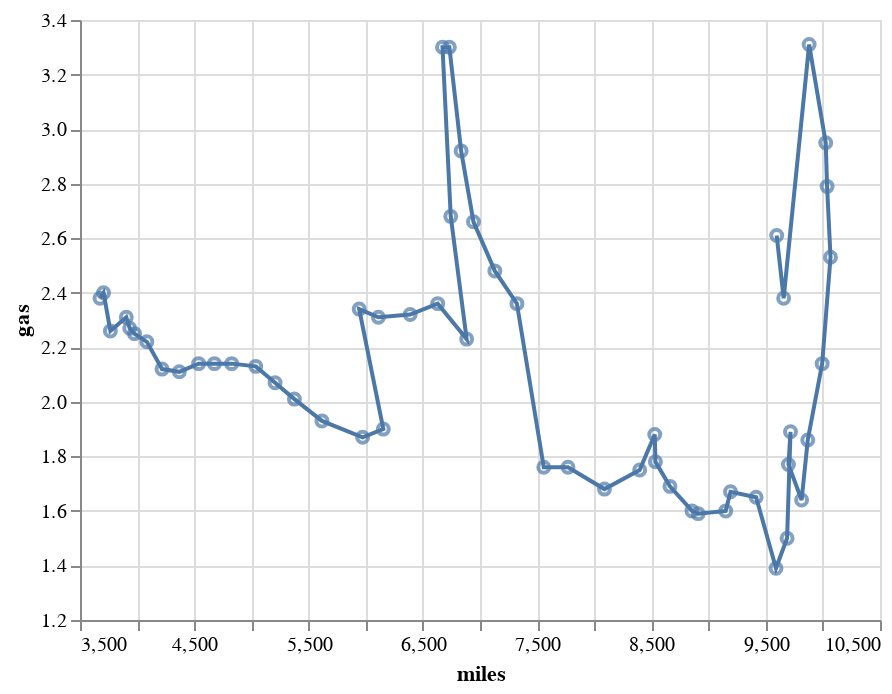

The notebook cell this image was saved under:
### Markdown cell above
## Layer points and lines with custom path

### Code cell
base = alt.Chart(driving).encode(
    alt.X('miles', scale=alt.Scale(zero=False)),
    alt.Y('gas', scale=alt.Scale(zero=False)),
    order='year:T',
)

base.mark_line() + base.mark_point()

### Figure 1 — Vega-Lite specification as saved in the notebook (floating-point values rounded to 4 significant figures)
{"$schema": "https://vega.github.io/schema/vega-lite/v2.json", "config": {"view": {"height": 300, "width": 400}}, "layer": [{"data": {"values": [{"gas": 2.38, "miles": 3675, "side": "left", "year": 1956}, {"gas": 2.4, "miles": 3706, "side": "right", "year": 1957}, {"gas": 2.26, "miles": 3766, "side": "bottom", "year": 1958}, {"gas": 2.31, "miles": 3905, "side": "top", "year": 1959}, {"gas": 2.27, "miles": 3935, "side": "right", "year": 1960}, {"gas": 2.25, "miles": 3977, "side": "bottom", "year": 1961}, {"gas": 2.22, "miles": 4085, "side": "right", "year": 1962}, {"gas": 2.12, "miles": 4218, "side": "bottom", "year": 1963}, {"gas": 2.11, "miles": 4369, "side": "bottom", "year": 1964}, {"gas": 2.14, "miles": 4538, "side": "bottom", "year": 1965}, {"gas": 2.14, "miles": 4676, "side": "top", "year": 1966}, {"gas": 2.14, "miles": 4827, "side": "bottom", "year": 1967}, {"gas": 2.13, "miles": 5038, "side": "right", "year": 1968}, {"gas": 2.07, "miles": 5207, "side": "right", "year": 1969}, {"gas": 2.01, "miles": 5376, "side": "right", "year": 1970}, {"gas": 1.93, "miles": 5617, "side": "bottom", "year": 1971}, {"gas": 1.87, "miles": 5973, "side": "bottom", "year": 1972}, {"gas": 1.9, "miles": 6154, "side": "right", "year": 1973}, {"gas": 2.34, "miles": 5943, "side": "left", "year": 1974}, {"gas": 2.31, "miles": 6111, "side": "bottom", "year": 1975}, {"gas": 2.32, "miles": 6389, "side": "bottom", "year": 1976}, {"gas": 2.36, "miles": 6630, "side": "top", "year": 1977}, {"gas": 2.23, "miles": 6883, "side": "bottom", "year": 1978}, {"gas": 2.68, "miles": 6744, "side": "left", "year": 1979}, {"gas": 3.3, "miles": 6672, "side": "left", "year": 1980}, {"gas": 3.3, "miles": 6732, "side": "right", "year": 1981}, {"gas": 2.92, "miles": 6835, "side": "right", "year": 1982}, {"gas": 2.66, "miles": 6943, "side": "right", "year": 1983}, {"gas": 2.48, "miles": 7130, "side": "right", "year": 1984}, {"gas": 2.36, "miles": 7323, "side": "right", "year": 1985}, {"gas": 1.76, "miles": 7558, "side": "left", "year": 1986}, {"gas": 1.76, "miles": 7770, "side": "top", "year": 1987}, {"gas": 1.68, "miles": 8089, "side": "bottom", "year": 1988}, {"gas": 1.75, "miles": 8397, "side": "left", "year": 1989}, {"gas": 1.88, "miles": 8529, "side": "top", "year": 1990}, {"gas": 1.78, "miles": 8535, "side": "right", "year": 1991}, {"gas": 1.69, "miles": 8662, "side": "right", "year": 1992}, {"gas": 1.6, "miles": 8855, "side": "left", "year": 1993}, {"gas": 1.59, "miles": 8909, "side": "bottom", "year": 1994}, {"gas": 1.6, "miles": 9150, "side": "bottom", "year": 1995}, {"gas": 1.67, "miles": 9192, "side": "top", "year": 1996}, {"gas": 1.65, "miles": 9416, "side": "right", "year": 1997}, {"gas": 1.39, "miles": 9590, "side": "bottom", "year": 1998}, {"gas": 1.5, "miles": 9687, "side": "right", "year": 1999}, {"gas": 1.89, "miles": 9717, "side": "top", "year": 2000}, {"gas": 1.77, "miles": 9699, "side": "left", "year": 2001}, {"gas": 1.64, "miles": 9814, "side": "bottom", "year": 2002}, {"gas": 1.86, "miles": 9868, "side": "right", "year": 2003}, {"gas": 2.14, "miles": 9994, "side": "left", "year": 2004}, {"gas": 2.53, "miles": 10067, "side": "left", "year": 2005}, {"gas": 2.79, "miles": 10037, "side": "right", "year": 2006}, {"gas": 2.95, "miles": 10025, "side": "right", "year": 2007}, {"gas": 3.31, "miles": 9880, "side": "left", "year": 2008}, {"gas": 2.38, "miles": 9657, "side": "bottom", "year": 2009}, {"gas": 2.61, "miles": 9596, "side": "left", "year": 2010}]}, "encoding": {"order": {"field": "year", "type": "temporal"}, "x": {"field": "miles", "scale": {"zero": false}, "type": "quantitative"}, "y": {"field": "gas", "scale": {"zero": false}, "type": "quantitative"}}, "mark": "line"}, {"data": {"values": [{"gas": 2.38, "miles": 3675, "side": "left", "year": 1956}, {"gas": 2.4, "miles": 3706, "side": "right", "year": 1957}, {"gas": 2.26, "miles": 3766, "side": "bottom", "year": 1958}, {"gas": 2.31, "miles": 3905, "side": "top", "year": 1959}, {"gas": 2.27, "miles": 3935, "side": "right", "year": 1960}, {"gas": 2.25, "miles": 3977, "side": "bottom", "year": 1961}, {"gas": 2.22, "miles": 4085, "side": "right", "year": 1962}, {"gas": 2.12, "miles": 4218, "side": "bottom", "year": 1963}, {"gas": 2.11, "miles": 4369, "side": "bottom", "year": 1964}, {"gas": 2.14, "miles": 4538, "side": "bottom", "year": 1965}, {"gas": 2.14, "miles": 4676, "side": "top", "year": 1966}, {"gas": 2.14, "miles": 4827, "side": "bottom", "year": 1967}, {"gas": 2.13, "miles": 5038, "side": "right", "year": 1968}, {"gas": 2.07, "miles": 5207, "side": "right", "year": 1969}, {"gas": 2.01, "miles": 5376, "side": "right", "year": 1970}, {"gas": 1.93, "miles": 5617, "side": "bottom", "year": 1971}, {"gas": 1.87, "miles": 5973, "side": "bottom", "year": 1972}, {"gas": 1.9, "miles": 6154, "side": "right", "year": 1973}, {"gas": 2.34, "miles": 5943, "side": "left", "year": 1974}, {"gas": 2.31, "miles": 6111, "side": "bottom", "year": 1975}, {"gas": 2.32, "miles": 6389, "side": "bottom", "year": 1976}, {"gas": 2.36, "miles": 6630, "side": "top", "year": 1977}, {"gas": 2.23, "miles": 6883, "side": "bottom", "year": 1978}, {"gas": 2.68, "miles": 6744, "side": "left", "year": 1979}, {"gas": 3.3, "miles": 6672, "side": "left", "year": 1980}, {"gas": 3.3, "miles": 6732, "side": "right", "year": 1981}, {"gas": 2.92, "miles": 6835, "side": "right", "year": 1982}, {"gas": 2.66, "miles": 6943, "side": "right", "year": 1983}, {"gas": 2.48, "miles": 7130, "side": "right", "year": 1984}, {"gas": 2.36, "miles": 7323, "side": "right", "year": 1985}, {"gas": 1.76, "miles": 7558, "side": "left", "year": 1986}, {"gas": 1.76, "miles": 7770, "side": "top", "year": 1987}, {"gas": 1.68, "miles": 8089, "side": "bottom", "year": 1988}, {"gas": 1.75, "miles": 8397, "side": "left", "year": 1989}, {"gas": 1.88, "miles": 8529, "side": "top", "year": 1990}, {"gas": 1.78, "miles": 8535, "side": "right", "year": 1991}, {"gas": 1.69, "miles": 8662, "side": "right", "year": 1992}, {"gas": 1.6, "miles": 8855, "side": "left", "year": 1993}, {"gas": 1.59, "miles": 8909, "side": "bottom", "year": 1994}, {"gas": 1.6, "miles": 9150, "side": "bottom", "year": 1995}, {"gas": 1.67, "miles": 9192, "side": "top", "year": 1996}, {"gas": 1.65, "miles": 9416, "side": "right", "year": 1997}, {"gas": 1.39, "miles": 9590, "side": "bottom", "year": 1998}, {"gas": 1.5, "miles": 9687, "side": "right", "year": 1999}, {"gas": 1.89, "miles": 9717, "side": "top", "year": 2000}, {"gas": 1.77, "miles": 9699, "side": "left", "year": 2001}, {"gas": 1.64, "miles": 9814, "side": "bottom", "year": 2002}, {"gas": 1.86, "miles": 9868, "side": "right", "year": 2003}, {"gas": 2.14, "miles": 9994, "side": "left", "year": 2004}, {"gas": 2.53, "miles": 10067, "side": "left", "year": 2005}, {"gas": 2.79, "miles": 10037, "side": "right", "year": 2006}, {"gas": 2.95, "miles": 10025, "side": "right", "year": 2007}, {"gas": 3.31, "miles": 9880, "side": "left", "year": 2008}, {"gas": 2.38, "miles": 9657, "side": "bottom", "year": 2009}, {"gas": 2.61, "miles": 9596, "side": "left", "year": 2010}]}, "encoding": {"order": {"field": "year", "type": "temporal"}, "x": {"field": "miles", "scale": {"zero": false}, "type": "quantitative"}, "y": {"field": "gas", "scale": {"zero": false}, "type": "quantitative"}}, "mark": "point"}]}
